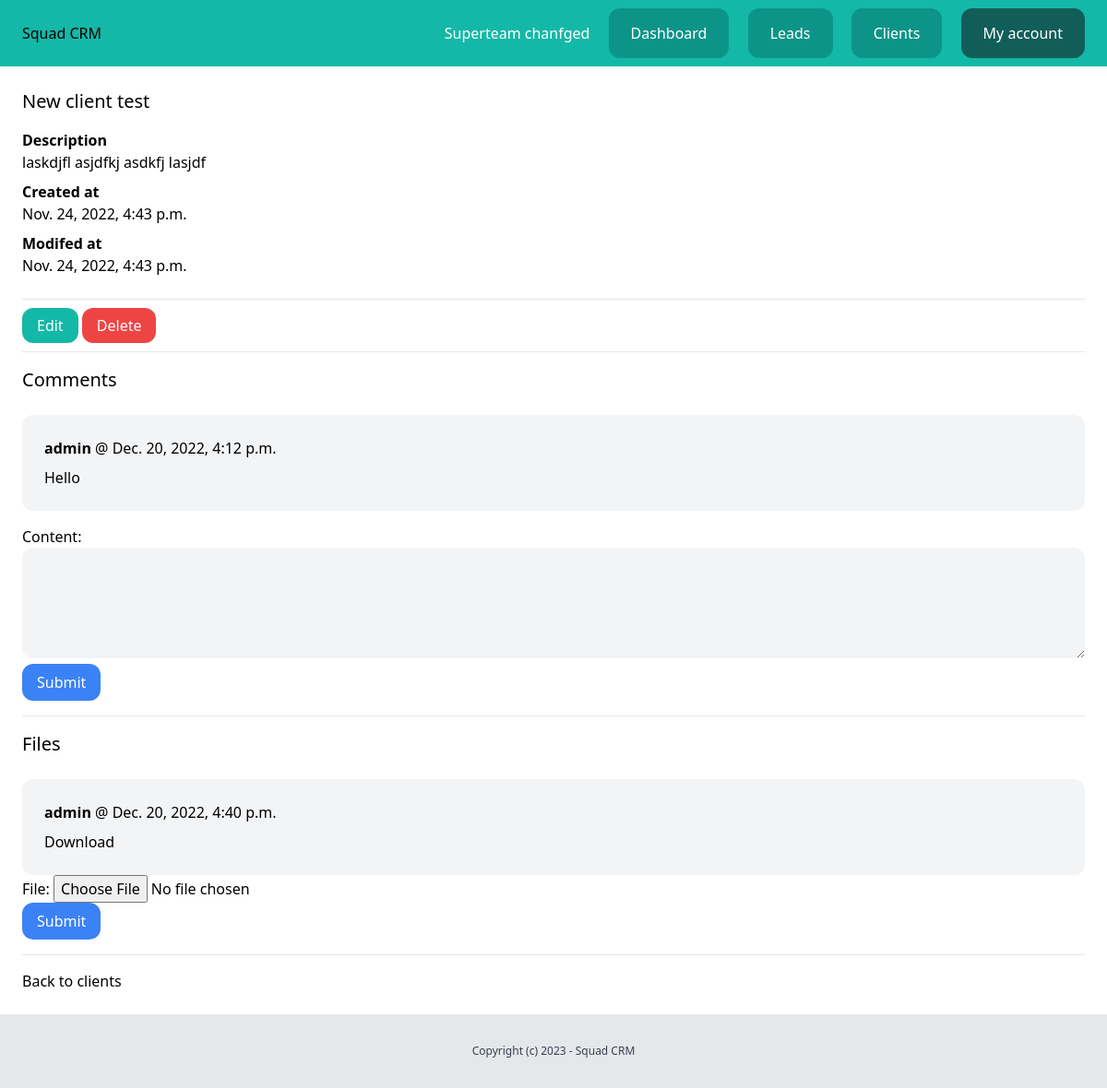
Page /dashboard/clients/2/ (signed in) on the committed database.
### team/models.py (models this page shows, shortened)
class Team(models.Model):
    plan = models.ForeignKey(Plan, related_name='teams', blank=True, null=True, on_delete=models.CASCADE)
    name = models.CharField(max_length=100)
    members = models.ManyToManyField(User, related_name='teams')
    created_by = models.ForeignKey(User, related_name='created_teams', on_delete=models.CASCADE)
    created_at = models.DateTimeField(auto_now_add=True)

### client/models.py (models this page shows, shortened)
class Client(models.Model):
    team = models.ForeignKey(Team, related_name='clients', on_delete=models.CASCADE)
    name = models.CharField(max_length=255)
    email = models.EmailField()
    description = models.TextField(blank=True, null=True)
    created_by = models.ForeignKey(User, related_name='clients', on_delete=models.CASCADE)
    created_at = models.DateTimeField(auto_now_add=True)
    modified_at = models.DateTimeField(auto_now=True)
    class Meta:
        ordering = ('name',)

class Comment(models.Model):
    team = models.ForeignKey(Team, related_name='client_comments', on_delete=models.CASCADE)
    client = models.ForeignKey(Client, related_name='comments', on_delete=models.CASCADE)
    content = models.TextField(blank=True, null=True)
    created_by = models.ForeignKey(User, related_name='client_comments', on_delete=models.CASCADE)
    created_at = models.DateTimeField(auto_now_add=True)

class ClientFile(models.Model):
    team = models.ForeignKey(Team, related_name='client_files', on_delete=models.CASCADE)
    client = models.ForeignKey(Client, related_name='files', on_delete=models.CASCADE)
    file = models.FileField(upload_to='clientfiles')
    created_by = models.ForeignKey(User, related_name='client_files', on_delete=models.CASCADE)
    created_at = models.DateTimeField(auto_now_add=True)

### client/views.py (the view)
# urls.py: path('<int:pk>/', views.clients_detail, name='detail'),
@login_required
def clients_detail(request, pk):
    team = request.user.userprofile.active_team
    client = get_object_or_404(team.clients, pk=pk)
    if request.method == 'POST':
        form = AddCommentForm(request.POST)
        if form.is_valid():
            comment = form.save(commit=False)
            comment.team = request.user.userprofile.get_active_team()
            comment.created_by = request.user
            comment.client = client
            comment.save()
            return redirect('clients:detail', pk=pk)
    else:
        form = AddCommentForm()
    return render(request, 'client/clients_detail.html', {
        'client': client,
        'form': form,
        'fileform': AddFileForm(),
    })

### client/forms.py
class AddCommentForm(forms.ModelForm):
    content = forms.CharField(
        widget=forms.Textarea(attrs={"rows":"5", "class": "w-full bg-gray-100 rounded-xl"})
    )
    class Meta:
        model = Comment
        fields = ('content',)

class AddFileForm(forms.ModelForm):
    class Meta:
        model = ClientFile
        fields = ('file',)

### team/context_processors.py (called while the page is built)
def active_team(request):
    if request.user.is_authenticated:
        active_team = request.user.userprofile.get_active_team()
        if not active_team:
            active_team = Team.objects.filter(created_by=request.user)[0]
    else:
        active_team = None
    return {'active_team': active_team}

### userprofile/models.py (called while the page is built)
    def get_active_team(self):
        if self.active_team:
            return self.active_team
        else:
            return Team.objects.filter(members__in=[self.user.id]).first()

### client/templates/client/clients_detail.html (shortened to what this page needs)
{% extends 'core/base.html' %}
{% block content %}
    <div class="py-6 px-6">
        <h1 class="mb-4 text-xl">{{ client.name }}</h1>
        {% if client.description %}
            <p class="font-semibold">Description</p>
            <p class="mb-2">{{ client.description }}</p>
        {% endif %}
        <p class="font-semibold">Created at</p>
        <p class="mb-2">{{ client.created_at }}</p>
        <p class="font-semibold">Modifed at</p>
        <p class="mb-6">{{ client.modified_at }}</p>
        <hr class="my-4">
        <a href="{% url 'clients:edit' client.id %}" class="py-2 px-4 rounded-xl bg-teal-500 text-white">Edit</a>
        <a href="{% url 'clients:delete' client.id %}" class="py-2 px-4 rounded-xl bg-red-500 text-white">Delete</a>
        <hr class="my-4">
        <h2 class="mb-6 text-xl">Comments</h2>
        <div class="space-y-4">
            {% for comment in client.comments.all %}
                <div class="bg-gray-100 p-6 rounded-xl">
                    <p class="mb-2"><strong>{{ comment.created_by }}</strong> @ {{ comment.created_at }}</p>
                    {{ comment.content }}
                </div>
            {% endfor %}
        </div>
        <form method="post" action="{% url 'clients:add_comment' client.id %}" class="my-4">
            {{ form.as_p }}
            <button class="py-2 px-4 rounded-xl bg-blue-500 text-white">Submit</button>
        </form>
        <hr class="my-4">
        <h2 class="mb-6 text-xl">Files</h2>
        <div class="space-y-4">
            {% for file in client.files.all %}
                <div class="bg-gray-100 p-6 rounded-xl">
                    <p class="mb-2"><strong>{{ file.created_by }}</strong> @ {{ file.created_at }}</p>
                    <a href="{{ file.file.url }}">Download</a>
                </div>
            {% endfor %}
        </div>
        <form method="post" action="{% url 'clients:add_file' client.id %}" enctype="multipart/form-data">
            {{ fileform.as_p }}
            <button class="py-2 px-4 rounded-xl bg-blue-500 text-white">Submit</button>
        </form>
        <hr class="my-4">
        <a href="{% url 'clients:list' %}">Back to clients</a>
    </div>
{% endblock %}

### core/templates/core/partials/nav.html
<nav class="py-6 px-6 flex justify-between bg-teal-500">
    <h1>Squad CRM</h1>
    <div class="space-x-4">
        {% if request.user.is_authenticated %}
            <a href="{% url 'team:detail' active_team.id %}" class="text-white">{{ active_team.name }}</a>
            <a href="{% url 'dashboard:index' %}" class="py-4 px-6 bg-teal-600 rounded-xl text-white">Dashboard</a>
            <a href="{% url 'leads:list' %}" class="py-4 px-6 bg-teal-600 rounded-xl text-white">Leads</a>
            <a href="{% url 'clients:list' %}" class="py-4 px-6 bg-teal-600 rounded-xl text-white">Clients</a>
            <a href="{% url 'userprofile:myaccount' %}" class="py-4 px-6 bg-teal-800 rounded-xl text-white">My account</a>
        {% else %}
            <a href="{% url 'login' %}" class="py-4 px-6 bg-teal-600 rounded-xl text-white">Log in</a>
            <a href="{% url 'userprofile:signup' %}" class="py-4 px-6 bg-teal-300 rounded-xl text-white">Sign up</a>
        {% endif %}
    </div>
</nav>

### rows in the picture
Team: name "Superteam chanfged"
Client: name "New client test", description "laskdjfl asjdfkj asdkfj lasjdf", created_at "Nov. 24, 2022, 4:43 p.m.", modified_at "Nov. 24, 2022, 4:43 p.m."
Comment: created_by "admin", created_at "Dec. 20, 2022, 4:12 p.m.", content "Hello"
ClientFile: created_by "admin", created_at "Dec. 20, 2022, 4:40 p.m."
